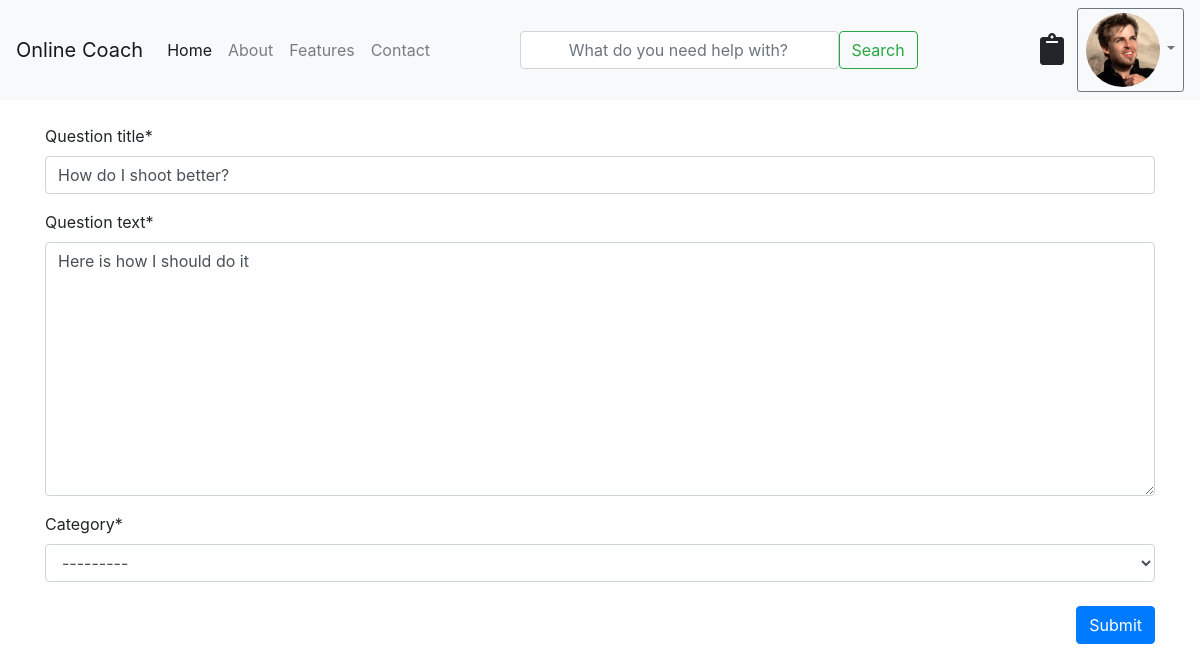
The page /q/1/update (signed in) on the database its author committed.
### users/models.py (models this page shows, shortened)
class Profile(models.Model):
    user = models.OneToOneField(User, on_delete=models.CASCADE)
    reputation_count = models.IntegerField(default=0)
    total_questions = models.IntegerField(default=0)
    total_answers = models.IntegerField(default=0)
    avatar = models.ImageField(default="default.png", upload_to="profile_pics")

### qa/models.py (models this page shows, shortened)
class Question(models.Model):
    author = models.ForeignKey(User, on_delete=models.CASCADE)
    question_text = HTMLField()
    question_title = models.CharField(max_length=100)
    pub_date = models.DateTimeField('date published', default=datetime.now)
    is_solved = models.BooleanField('is solved', default=False)
    category = models.CharField(max_length=2, choices=SPORT_CHOICES)
    class Meta:
        ordering = ['-pub_date']

### qa/views.py (the view, shortened to what this page needs)
# urls.py: path('<int:pk>/update', views.QuestionUpdateView.as_view(), name='Question Update'),
class QuestionUpdateView(LoginRequiredMixin, UserPassesTestMixin, UpdateView):
    model = Question
    fields = ['question_title', 'question_text', 'category']
    template_name = 'qa/new_question.html'
    def test_func(self):
        question = self.get_object()
        if self.request.user == question.author:
            return True
        return False

### qa/templates/qa/new_question.html (shortened to what this page needs)
{% extends 'home/base.html' %}
{% load crispy_forms_tags%}
{% block content %}
<form method="post">
    {{form|crispy}}
    <button class="btn btn-primary float-right mt-2" type="submit">Submit</button>
</form>
{%endblock%}

### home/templates/home/base.html (shortened to what this page needs)
<!DOCTYPE html>
<html lang="en">
<head>
    <link rel="stylesheet" href="https://stackpath.bootstrapcdn.com/bootstrap/4.3.1/css/bootstrap.min.css">
</head>
<body>
    <nav class="navbar navbar-expand-md navbar-light bg-light mb-4">
            <a class="navbar-brand" href="#">Online Coach</a>
            <div class="collapse navbar-collapse" id="navbarCollapse">
              <ul class="navbar-nav mr-auto">
                <li class="nav-item active">
                  <a class="nav-link" href="/">Home <span class="sr-only">(current)</span></a>
                </li>
                <li class="nav-item">
                  <a class="nav-link" href="/about">About</a>
                </li>
                <li class="nav-item">
                  <a class="nav-link" href="/features">Features</a>
                </li>
                <li class="nav-item">
                  <a class="nav-link" href="/contact">Contact</a>
                </li>
              </ul>
              <form class="form-inline mt-2 mt-md-0 mr-auto">
                <input class="form-control px-5 w-75" type="text" placeholder="What do you need help with?" aria-label="search">
                <button class="btn btn-outline-success my-2 my-sm-0" type="submit">Search</button>
              </form>
                {% if user.is_authenticated %}
                <a href="{% url 'qa:Question Creation' %}" class="btn">
                  <i class="fas fa-clipboard fa-2x"></i>
                </a>
                <div class="dropdown">
                    <button class="btn btn-outline-secondary dropdown-toggle btn-sm" type="button" id="dropdownMenuButton" data-toggle="dropdown" aria-haspopup="true" aria-expanded="false">
                        <img class="rounded-circle" width="74" height="74" src="{{ user.profile.avatar.url   }}" alt="">
                    </button>
                </div>
                {% endif %}
            </div>
          </nav>
    <main role="main" class="container">
        {% block content %}
        {% endblock %}
    </main>
</body>
</html>

### rows shown on the page
Question: question_title "How do I shoot better?", question_text "Here is how I should do it", category "---------"
